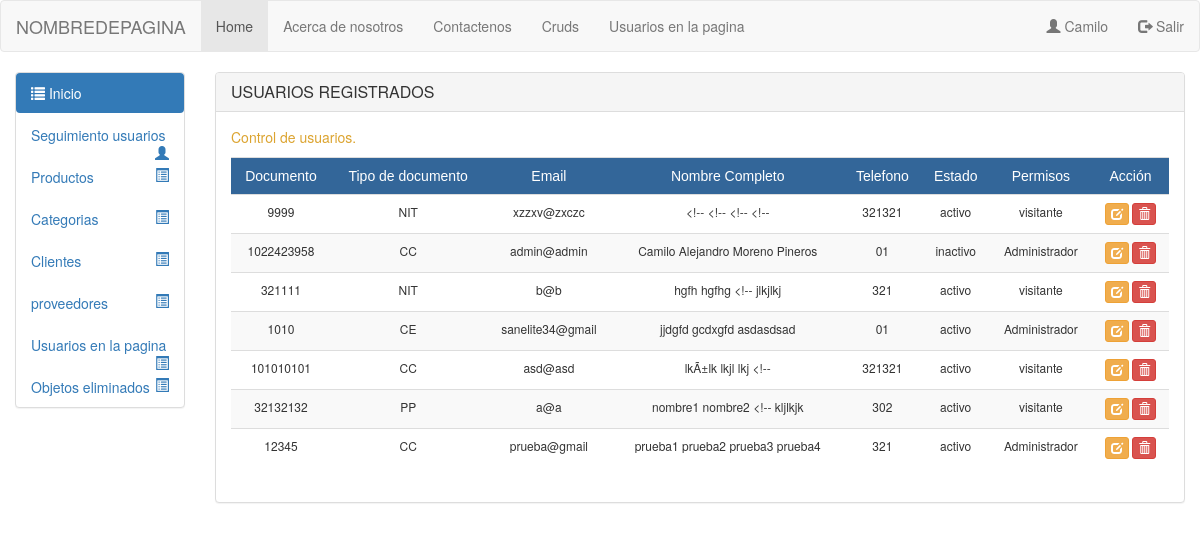
The page /vista/html/admon.php (signed in) on the database as committed earlier.
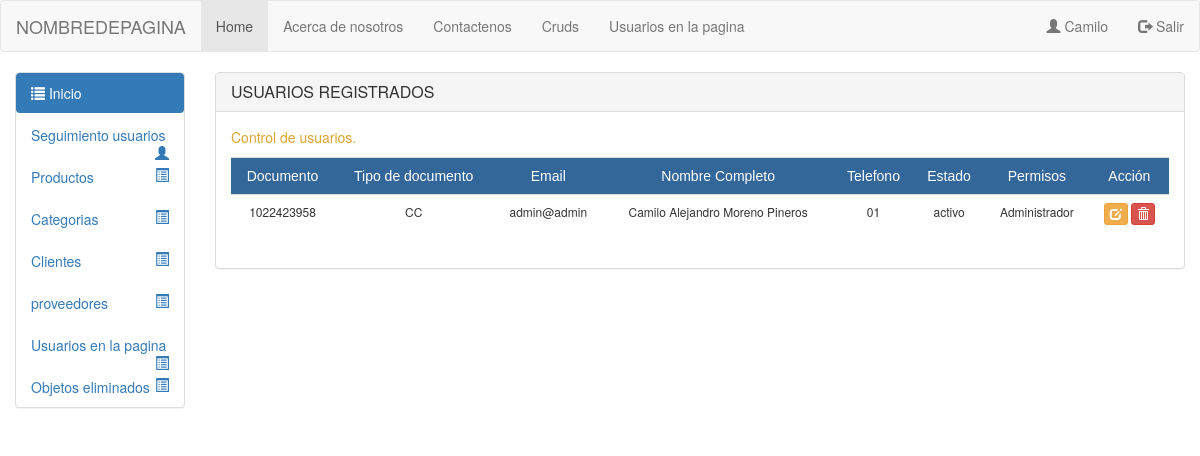
The same page on the database as committed later.
### tables this page shows
CREATE TABLE `usuarios` (
  `documento` int(11) NOT NULL,
  `email_usuario` varchar(50) NOT NULL,
  `primer_nombre` varchar(50) NOT NULL,
  `segundo_nombre` varchar(50) NOT NULL,
  `primer_apellido` varchar(50) NOT NULL,
  `segundo_apellido` varchar(50) NOT NULL,
  `contrasena` varchar(255) NOT NULL,
  `telefono` varchar(20) NOT NULL,
  `estado_usuario` tinyint(1) NOT NULL,
  `tipo_documento` varchar(2) NOT NULL,
  `id_rol` int(11) NOT NULL
);

### Modelo/conexion.php (called while the page is built, shortened)
<?php
class conexion
{
public function __construct()
{
$this->con = new mysqli("localhost", "root", "", "inventcorp");
}
}
?>

### Modelo/mdlusulistar.php (called while the page is built)
<?php
 include("conexion.php");
class Usuario extends conexion{
	public function listarusuarios()
	{
		$q = "select * from usuarios order by primer_nombre";
        $consulta = $this->con->query($q) or die ('failed!' . $this->con->error);
		return $consulta;
	}
}
?>

### Modelo/mdlescape.php (called while the page is built)
<?php
class Escap
{
	public function escape($string){
		return htmlentities($string, ENT_QUOTES, 'UTF-8');
	}
}
?>

### Vista/html/admon.php (the view, shortened to what this page needs)
<!DOCTYPE html>
<html lang="en">
<head>
  <link href="../bootstrap/css/bootstrap.min.css" rel="stylesheet" media="screen">
</head>
<body>
<?php
require '../../modelo/mdlusulistar.php';
require '../../modelo/mdlescape.php';
include_once 'header.php';
?>
<div class="container-fluid">
  <div class="row">
<div class="col-sm-3 col-md-2 sidebar">
<?php
include_once 'menulateral.php';
?>
</div>
   <div class="col-sm-10 col-md-10">
    <div class="panel panel-default">
      <div class="panel-heading">
        <h3 class="panel-title">USUARIOS REGISTRADOS</h3>
      </div>
      <div class="panel-body">
         <p style="color:#DCA430">Control de usuarios. <center><span><?php if(isset($_REQUEST['dato'])){ echo "BORRADO EXITOSO";}if(isset($_REQUEST['dato1'])){ echo "ACTUALIZACION EXITOSA";}?></span></center></p>
      			    <div class="row">
      			    <div class="col-sm-12 col-md-12">
                <form name="areat" action="" method="post">
      			    <div class="table-responsive">
                     <table class="table table-hover table-striped" align="center">
      			         <tr style="color:#FFF; background-color:#369">
                     <td align="center" style="font-family:Tahoma, Geneva, sans-serif">Documento</td>
                     <td align="center" style="font-family:Tahoma, Geneva, sans-serif">Tipo de documento</td>
      			         <td align="center" style="font-family:Tahoma, Geneva, sans-serif">Email</td>
                     <td align="center" style="font-family:Tahoma, Geneva, sans-serif">Nombre Completo</td>
                     <td align="center" style="font-family:Tahoma, Geneva, sans-serif">Telefono</td>
                     <td align="center" style="font-family:Tahoma, Geneva, sans-serif">Estado</td>
                     <td align="center" style="font-family:Tahoma, Geneva, sans-serif">Permisos</td>
                     <td align="center" style="font-family:Tahoma, Geneva, sans-serif">Acción</td>
                     <?php
      			           $objeto= new Usuario;
      			           $res=$objeto->listarusuarios();
                       $objeto2= new Escap;
            			   while($row = $res->fetch_array(MYSQLI_ASSOC)){
            				  ?>
            			         <tr style="font-size:12px">
                			     <td align="center"><?php echo $objeto2->escape($row['documento'])?></td>
                           <td align="center"><?php echo $objeto2->escape($row['tipo_documento'])?></td>
                			     <td align="center"><?php echo $objeto2->escape($row['email_usuario'])?></td>
                           <td align="center">
                            <?php
                              echo $objeto2->escape($row['primer_nombre']." ");
                              echo $objeto2->escape($row['segundo_nombre']." ");
                              echo $objeto2->escape($row['primer_apellido']." ");
                              echo $objeto2->escape($row['segundo_apellido']);
                            ?>
                           </td>
                           <td align="center"><?php echo $objeto2->escape($row['telefono'])?></td>
                           <td align="center"><?php echo $objeto2->escape($row['estado_usuario'] == 1 ? 'activo' : 'inactivo');?></td>
                           <td align="center">
                            <?php
                            if ($objeto2->escape($row['id_rol'] == 1)) {
                              echo "Administrador";
                            }
                            elseif ($objeto2->escape($row['id_rol'] == 2)) {
                              echo "Usuario";
                            }
                            elseif ($objeto2->escape($row['id_rol'] == 3)) {
                              echo "visitante";
                            }
                            ?>
                            </td>
                           <td align="center"><center><a href="editarusuario.php?id=<?php echo $row['documento']?>"><span class = "btn btn-warning btn-xs"><span class = "glyphicon glyphicon-edit"></span></span></a>
                           <a href="../../controlador/controler2.php?id=<?php echo $row['documento']?>"><span class = "btn btn-danger btn-xs"><span class = "glyphicon glyphicon-trash"></span></span></a></center></td>
                           </tr>
            				  <?php } $objeto->CloseDB();?>
      				        </table>
                      </div>
      			   </form>
            </div>
          </div>
        </div>
      </div>
    </div>
  </div>
</div>
</body>
</html>

### Vista/html/header.php (shortened to what this page needs)
<!DOCTYPE html>
<html lang="en">
<?php
$archivo = basename($_SERVER['PHP_SELF']);
if ($archivo=="index.php")
{
	$ruta="vista/html/";
}
else
{
	$ruta="";
}
?>
<head>
  <link href="../bootstrap/css/bootstrap.min.css" rel="stylesheet" media="screen">
</head>
<body>
<nav class="navbar navbar-default">
  <div class="container-fluid">
    <div class="navbar-header">
      <a class="navbar-brand" href="<?php echo $ruta;?>../../index.php">NOMBREDEPAGINA</a>
    </div>
    <ul class="nav navbar-nav">
      <li class="active"><a href="<?php echo $ruta;?>../../index.php">Home</a></li>
      <li><a href="#">Acerca de nosotros</a></li>
      <li><a href="#">Contactenos</a></li>
      <li >
        <?php if(isset($_SESSION["session"])): ?>
            <?php if ($_SESSION["idrol"] == 3): ?>
            <?php else: ?>
                     <a href="<?php echo $ruta;?>crudproductos.php">Cruds</a></li>
            <?php endif ?>
        <?php else: ?>
        <?php endif ?>
      <li>
        <?php if(isset($_SESSION["session"])): ?>
            <?php if ($_SESSION["idrol"] == 1): ?>
                      <a href="<?php echo $ruta;?>admon.php">Usuarios en la pagina</a>
            <?php elseif($_SESSION["idrol"] == 2): ?>
            <?php elseif($_SESSION["idrol"] == 3): ?>
            <?php endif ?>
        <?php else: ?>
        <?php endif ?>
      </li>
    </ul>
    <ul class="nav navbar-nav navbar-right">
      <li class="pull-right">
        <a href="<?php if(isset($_SESSION['session'])){echo $ruta.'../../controlador/salir.php';} else { echo $ruta.'seguridaddb.php';}?>">
          <span class="glyphicon glyphicon-log-out">
          </span>
          <?php if(isset($_SESSION["session"])){ echo "Salir";} else{echo "Logueo";}?>
        </a>
      </li>
     <li class="pull-right">
      <a href="<?php if(isset($_SESSION['session'])){}else { echo $ruta.'registro.php';}?>">
        <span class="glyphicon glyphicon-user">
        </span>
       <?php if(isset($_SESSION["session"])){ echo $_SESSION["session"];} else{echo "Registro";}?>
      </a>
    </li>
    </ul>
  </div>
</nav>
</body>
</html>

### Vista/html/menulateral.php (shortened to what this page needs)
<!DOCTYPE html>
<html lang="en">
<head>
  <link href="../bootstrap/css/bootstrap.min.css" rel="stylesheet" media="screen">
</head>
<body>
  <ul class="nav nav-pills nav-stacked panel panel-default">
      <li class="active"><a href="../../index.php"><span class="glyphicon glyphicon-list"></span> Inicio</a></li>
      <li>
          <?php if ($_SESSION["idrol"] == 1): ?>
              <a href="seguimientousu.php">Seguimiento usuarios<span class="glyphicon glyphicon-user pull-right"> </span></a>
          <?php else: ?>
          <?php endif ?>
      </li>
      <li><a href="crudproductos.php">Productos<span class="glyphicon glyphicon-list-alt pull-right"></span> </a></li>
      <li><a href="crudcategoria.php">Categorias<span class="glyphicon glyphicon-list-alt pull-right"></span> </a></li>
      <li><a href="crudcliente.php">Clientes<span class="glyphicon glyphicon-list-alt pull-right"></span> </a></li>
      <li><a href="crudproveedor.php">proveedores<span class="glyphicon glyphicon-list-alt pull-right"></span> </a></li>
      <li>
          <?php if ($_SESSION["idrol"] == 1): ?>
              <a href="admon.php">Usuarios en la pagina<span class="glyphicon glyphicon-list-alt pull-right"> </span></a>
          <?php else: ?>
          <?php endif ?>
      </li>
      <li>
        <?php if ($_SESSION["idrol"] == 1): ?>
              <a href="objetoelm.php">Objetos eliminados<span class="glyphicon glyphicon-list-alt pull-right"></span> </a>
        <?php else: ?>
        <?php endif ?>
      </li>
  </ul>
</body>
</html>

Rows that differ between the two databases and show on the page:
removed usuarios: documento "9999", tipo_documento "NIT", email_usuario "xzzxv@zxczc", primer_nombre "<!--", segundo_nombre "<!--", primer_apellido "<!--", segundo_apellido "<!--", telefono "321321", estado_usuario "activo", shows "visitante"
removed usuarios: documento "321111", tipo_documento "NIT", email_usuario "b@b", primer_nombre "hgfh", segundo_nombre "hgfhg", primer_apellido "<!--", segundo_apellido "jlkjlkj", telefono "321", estado_usuario "activo", shows "visitante"
removed usuarios: documento "1010", tipo_documento "CE", email_usuario "sanelite34@gmail", primer_nombre "jjdgfd", segundo_nombre "gcdxgfd", segundo_apellido "asdasdsad", telefono "01", estado_usuario "activo", shows "Administrador"
removed usuarios: documento "101010101", tipo_documento "CC", email_usuario "asd@asd", primer_nombre "lkÃ±lk", segundo_nombre "lkjl", primer_apellido "lkj", segundo_apellido "<!--", telefono "321321", estado_usuario "activo", shows "visitante"
removed usuarios: documento "32132132", tipo_documento "PP", email_usuario "a@a", primer_nombre "nombre1", segundo_nombre "nombre2", primer_apellido "<!--", segundo_apellido "kljlkjk", telefono "302", estado_usuario "activo", shows "visitante"
removed usuarios: documento "12345", tipo_documento "CC", email_usuario "prueba@gmail", primer_nombre "prueba1", segundo_nombre "prueba2", primer_apellido "prueba3", segundo_apellido "prueba4", telefono "321", estado_usuario "activo", shows "Administrador"
changed usuarios "CC": estado_usuario "inactivo" → "activo"
